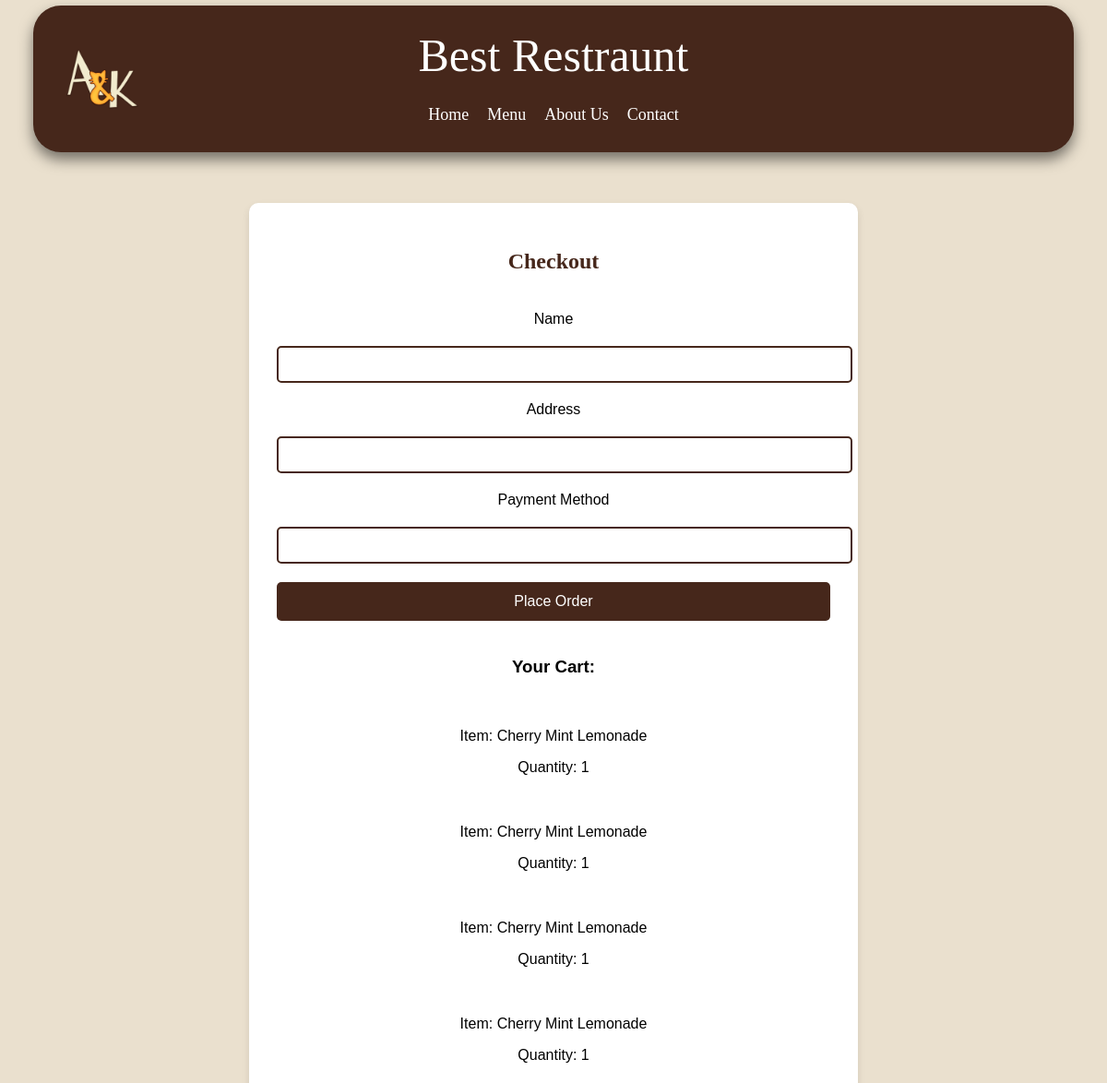
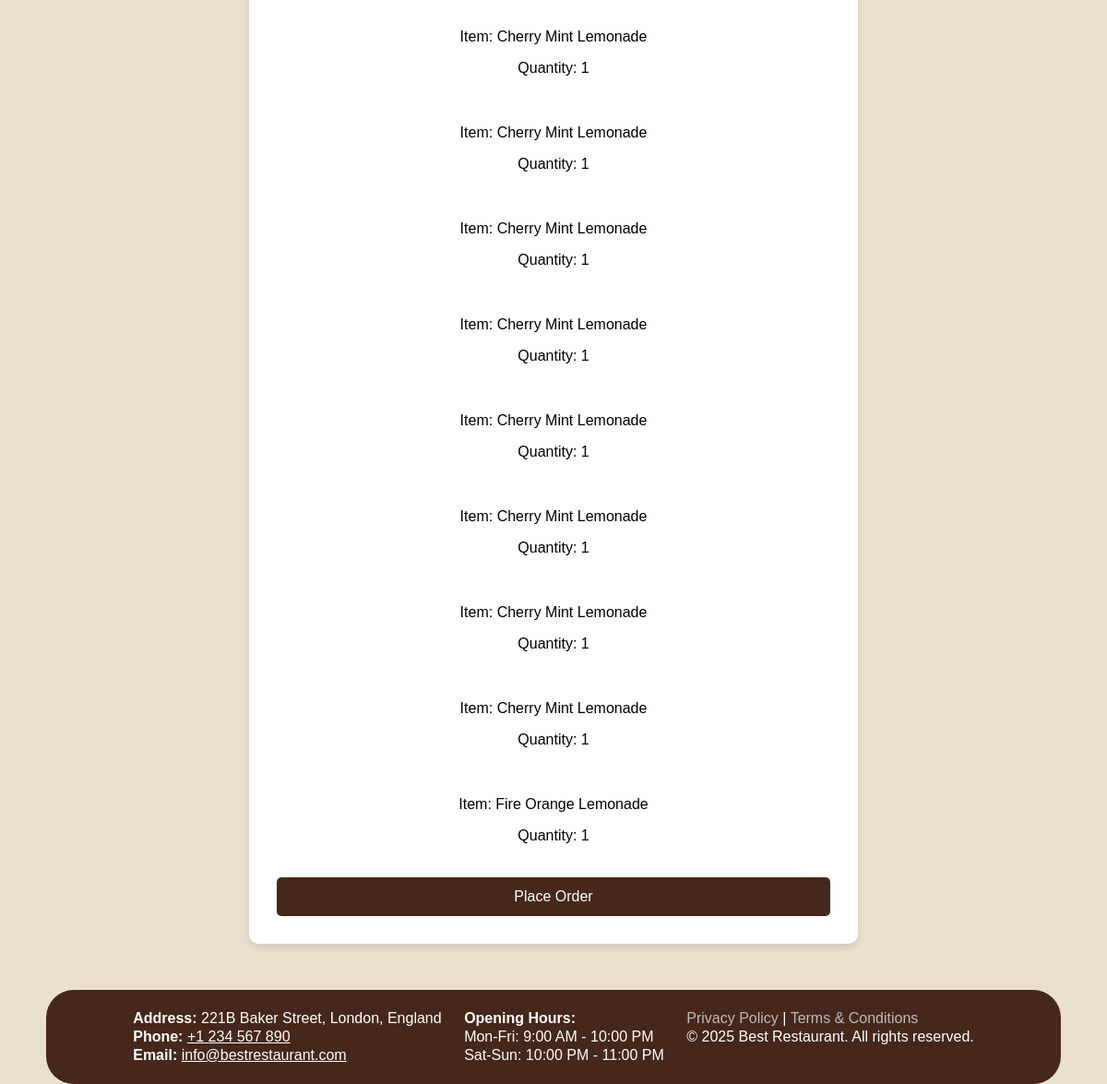
The app's page /checkout (signed in), older data (2 pictures, top to bottom).
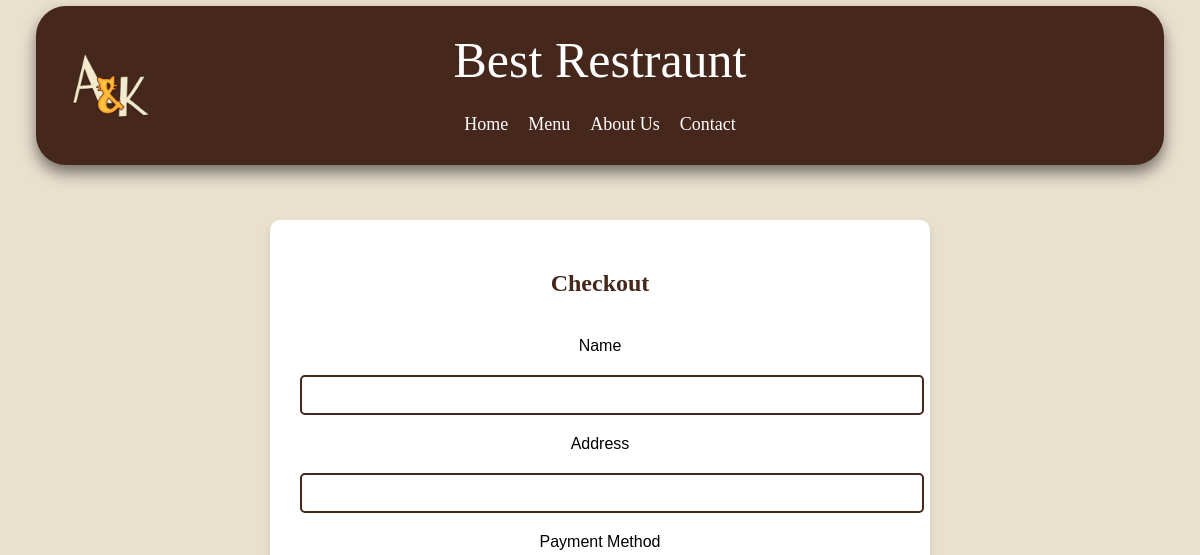
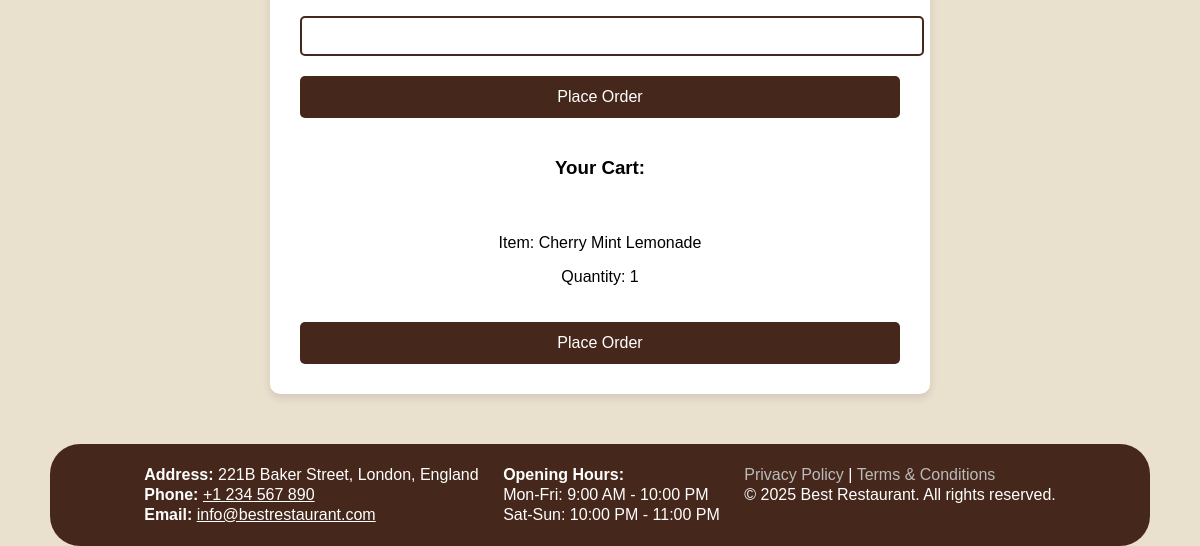
The same page, newer data (2 pictures, top to bottom).
### app.py (models this page shows, shortened)
class Cart(db.Model):
    __tablename__ = 'cart'
    id = db.Column(db.Integer, primary_key=True)
    user_id = db.Column(db.Integer, db.ForeignKey('user.id'), nullable=False)
    item_id = db.Column(db.Integer, db.ForeignKey('item.id'), nullable=False)
    quantity = db.Column(db.Integer, nullable=False)
    user = db.relationship('User', backref=db.backref('cart_items', lazy=True))
    item = db.relationship('Item', backref=db.backref('cart_items', lazy=True))

class Item(db.Model):
    id = db.Column(db.Integer, primary_key=True)
    title = db.Column(db.String(100))
    price = db.Column(db.Float)
    is_active = db.Column(db.Boolean)
    text = db.Column(db.String(500))
    image_filename = db.Column(db.String(100))

### app.py (the view, shortened to what this page needs)
@app.route('/checkout', methods=['GET', 'POST'])
def checkout():
    cart_items = Cart.query.filter_by(user_id=current_user.id).all()
    if not cart_items:
        flash("Your cart is empty!")
        return redirect(url_for('menu'))
    return render_template('checkout.html', cart_items=cart_items)

### app.py (called while the page is built)
@login_manager.user_loader
def load_user(user_id):
    return User.query.get(int(user_id))

### templates/checkout.html (shortened to what this page needs)
{% extends 'base.html' %}
{% block checkbody %}
<div class="checkout-container">
    <h2>Checkout</h2>
    <form method="POST">
            <label for="customer_name">Name</label>
            <input type="text" name="customer_name" required>
            <label for="customer_address">Address</label>
            <input type="text" name="customer_address" required>
            <label for="payment_method">Payment Method</label>
            <input type="text" name="payment_method" required>
            <button type="submit">Place Order</button>
        <h3>Your Cart:</h3>
        {% for item in cart_items %}
            <div class="cart-item">
                <p>Item: {{ item.item.title }}</p>
                <p>Quantity: {{ item.quantity }}</p>
            </div>
        {% endfor %}
        <button type="submit">Place Order</button>
    </form>
</div>
{% endblock %}

Row changes from the older to the newer data that the page shows:
removed Cart: item "Cherry Mint Lemonade", quantity "1"
removed Cart: item "Cherry Mint Lemonade", quantity "1"
removed Cart: item "Cherry Mint Lemonade", quantity "1"
removed Cart: item "Cherry Mint Lemonade", quantity "1"
removed Cart: item "Cherry Mint Lemonade", quantity "1"
removed Cart: item "Cherry Mint Lemonade", quantity "1"
removed Cart: item "Cherry Mint Lemonade", quantity "1"
removed Cart: item "Cherry Mint Lemonade", quantity "1"
removed Cart: item "Cherry Mint Lemonade", quantity "1"
removed Cart: item "Cherry Mint Lemonade", quantity "1"
removed Cart: item "Cherry Mint Lemonade", quantity "1"
removed Cart: item "Fire Orange Lemonade", quantity "1"
